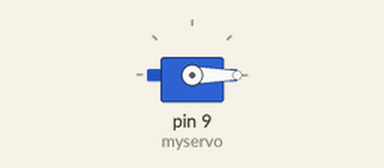
The sketch below on a simulated Arduino Uno, built with avr-gcc and run on an emulated ATmega328P. Parts: servo.

Above: at 0.05 s.
At 1.35 s:
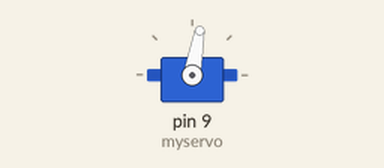
At 2.7 s:
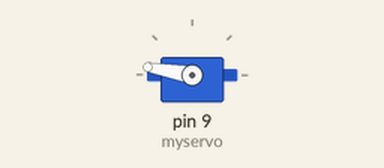
At 5.4 s:
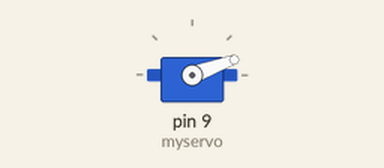
Timing chart, 0 to 7.4 s (numbered marks = the images above):
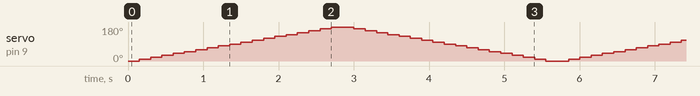

The sketch:

simpe_servo.ino
```cpp
#include <Servo.h>

Servo myservo;  // create servo object to control a servo
// twelve servo objects can be created on most boards

int pos = 0;    // variable to store the servo position

void setup() {
  myservo.attach(9);  // attaches the servo on pin 9 to the servo object
}

void loop() {
  for (pos = 0; pos <= 180; pos += 10) { // goes from 0 degrees to 180 degrees
    // in steps of 1 degree
    myservo.write(pos);              // tell servo to go to position in variable 'pos'
    delay(150);                       // waits 15 ms for the servo to reach the position
  }
  for (pos = 180; pos >= 0; pos -= 10) { // goes from 180 degrees to 0 degrees
    myservo.write(pos);              // tell servo to go to position in variable 'pos'
    delay(150);                       // waits 15 ms for the servo to reach the position
  }
}
```
